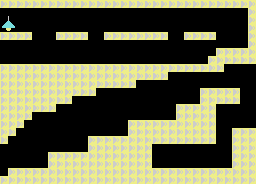

The image is a tile-based game level rendered from a .tmx file. Its description and complete source (layers, tilesets, objects, tile grids) follow:
An orthogonal 32x23 tile map with 8x8 px tiles, 1 tile layer (Capa de patrones 1).

<map version="1.2" tiledversion="2019.12.11" orientation="orthogonal" renderorder="right-down" compressionlevel="-1" width="32" height="23" tilewidth="8" tileheight="8" infinite="0" nextlayerid="2" nextobjectid="1">
 <editorsettings>
  <export target="tilemap_32x23_tiles8x8_world3.csv" format="csv" />
 </editorsettings>
 <tileset firstgid="1" source="tileset 256x212_8x8px.tsx" />
 <layer id="1" name="Capa de patrones 1" width="32" height="23">
  <data encoding="csv">
225,225,225,225,225,225,225,225,225,225,225,225,225,225,225,225,225,225,225,225,225,225,225,225,225,225,225,225,225,225,225,225,
0,0,0,0,0,0,0,0,0,0,0,0,0,0,0,0,0,0,0,0,0,0,0,0,0,0,0,0,0,0,0,225,
9,10,0,0,0,0,0,0,0,0,0,0,0,0,0,0,0,0,0,0,0,0,0,0,0,0,0,0,0,0,0,225,
41,42,0,0,0,0,0,0,0,0,0,0,0,0,0,0,0,0,0,0,0,0,0,0,0,0,0,0,0,0,0,225,
225,225,225,225,0,0,0,225,225,225,225,0,0,225,225,225,225,225,225,225,225,0,0,225,225,225,225,0,0,0,0,225,
0,0,0,0,0,0,0,0,0,0,0,0,0,0,0,0,0,0,0,0,0,0,0,0,0,0,0,0,0,0,0,225,
0,0,0,0,0,0,0,0,0,0,0,0,0,0,0,0,0,0,0,0,0,0,0,0,0,0,0,225,225,225,225,225,
0,0,0,0,0,0,0,0,0,0,0,0,0,0,0,0,0,0,0,0,0,0,0,0,0,0,225,225,225,225,225,225,
225,225,225,225,225,225,225,225,225,225,225,225,225,225,225,225,225,225,225,225,225,225,225,225,225,225,225,225,0,0,0,0,
225,225,225,225,225,225,225,225,225,225,225,225,225,225,225,225,225,225,225,225,225,0,0,0,0,0,0,0,0,0,0,0,
225,225,225,225,225,225,225,225,225,225,225,225,225,225,225,225,225,0,0,0,0,0,0,0,0,0,0,0,0,0,0,0,
225,225,225,225,225,225,225,225,225,225,225,225,0,0,0,0,0,0,0,0,0,0,0,0,0,225,225,225,225,225,0,0,
225,225,225,225,225,225,225,225,225,0,0,0,0,0,0,0,0,0,0,0,0,0,0,0,0,225,225,225,225,225,0,0,
225,225,225,225,225,225,225,0,0,0,0,0,0,0,0,0,0,0,0,0,0,0,225,225,225,225,225,0,0,0,0,0,
225,225,225,225,0,0,0,0,0,0,0,0,0,0,0,0,0,0,0,0,0,0,225,225,225,225,225,0,0,0,0,0,
225,225,225,0,0,0,0,0,0,0,0,0,0,0,0,0,225,225,225,225,225,225,225,225,225,225,225,0,0,0,0,0,
225,225,0,0,0,0,0,0,0,0,0,0,0,0,0,0,225,225,225,225,225,225,225,225,225,225,225,0,0,225,225,225,
225,0,0,0,0,0,0,0,0,0,0,225,225,225,225,225,225,225,225,225,225,225,225,225,225,225,225,0,0,225,225,225,
0,0,0,0,0,0,0,0,0,0,0,225,225,225,225,225,225,225,225,169,170,0,0,0,0,0,0,0,0,225,225,225,
0,0,0,0,0,0,225,225,225,225,225,225,225,225,225,225,225,225,225,201,202,0,0,0,0,0,0,0,0,225,225,225,
0,0,0,0,0,0,225,225,225,225,225,225,225,225,225,225,225,225,225,233,234,0,0,0,0,0,0,0,0,225,225,225,
0,225,225,225,225,225,225,225,225,225,225,225,225,225,225,225,225,225,225,225,225,225,225,225,225,225,225,225,225,225,225,225,
225,225,225,225,225,225,225,225,225,225,225,225,225,225,225,225,225,225,225,225,225,225,225,225,225,225,225,225,225,225,225,225
</data>
 </layer>
</map>
